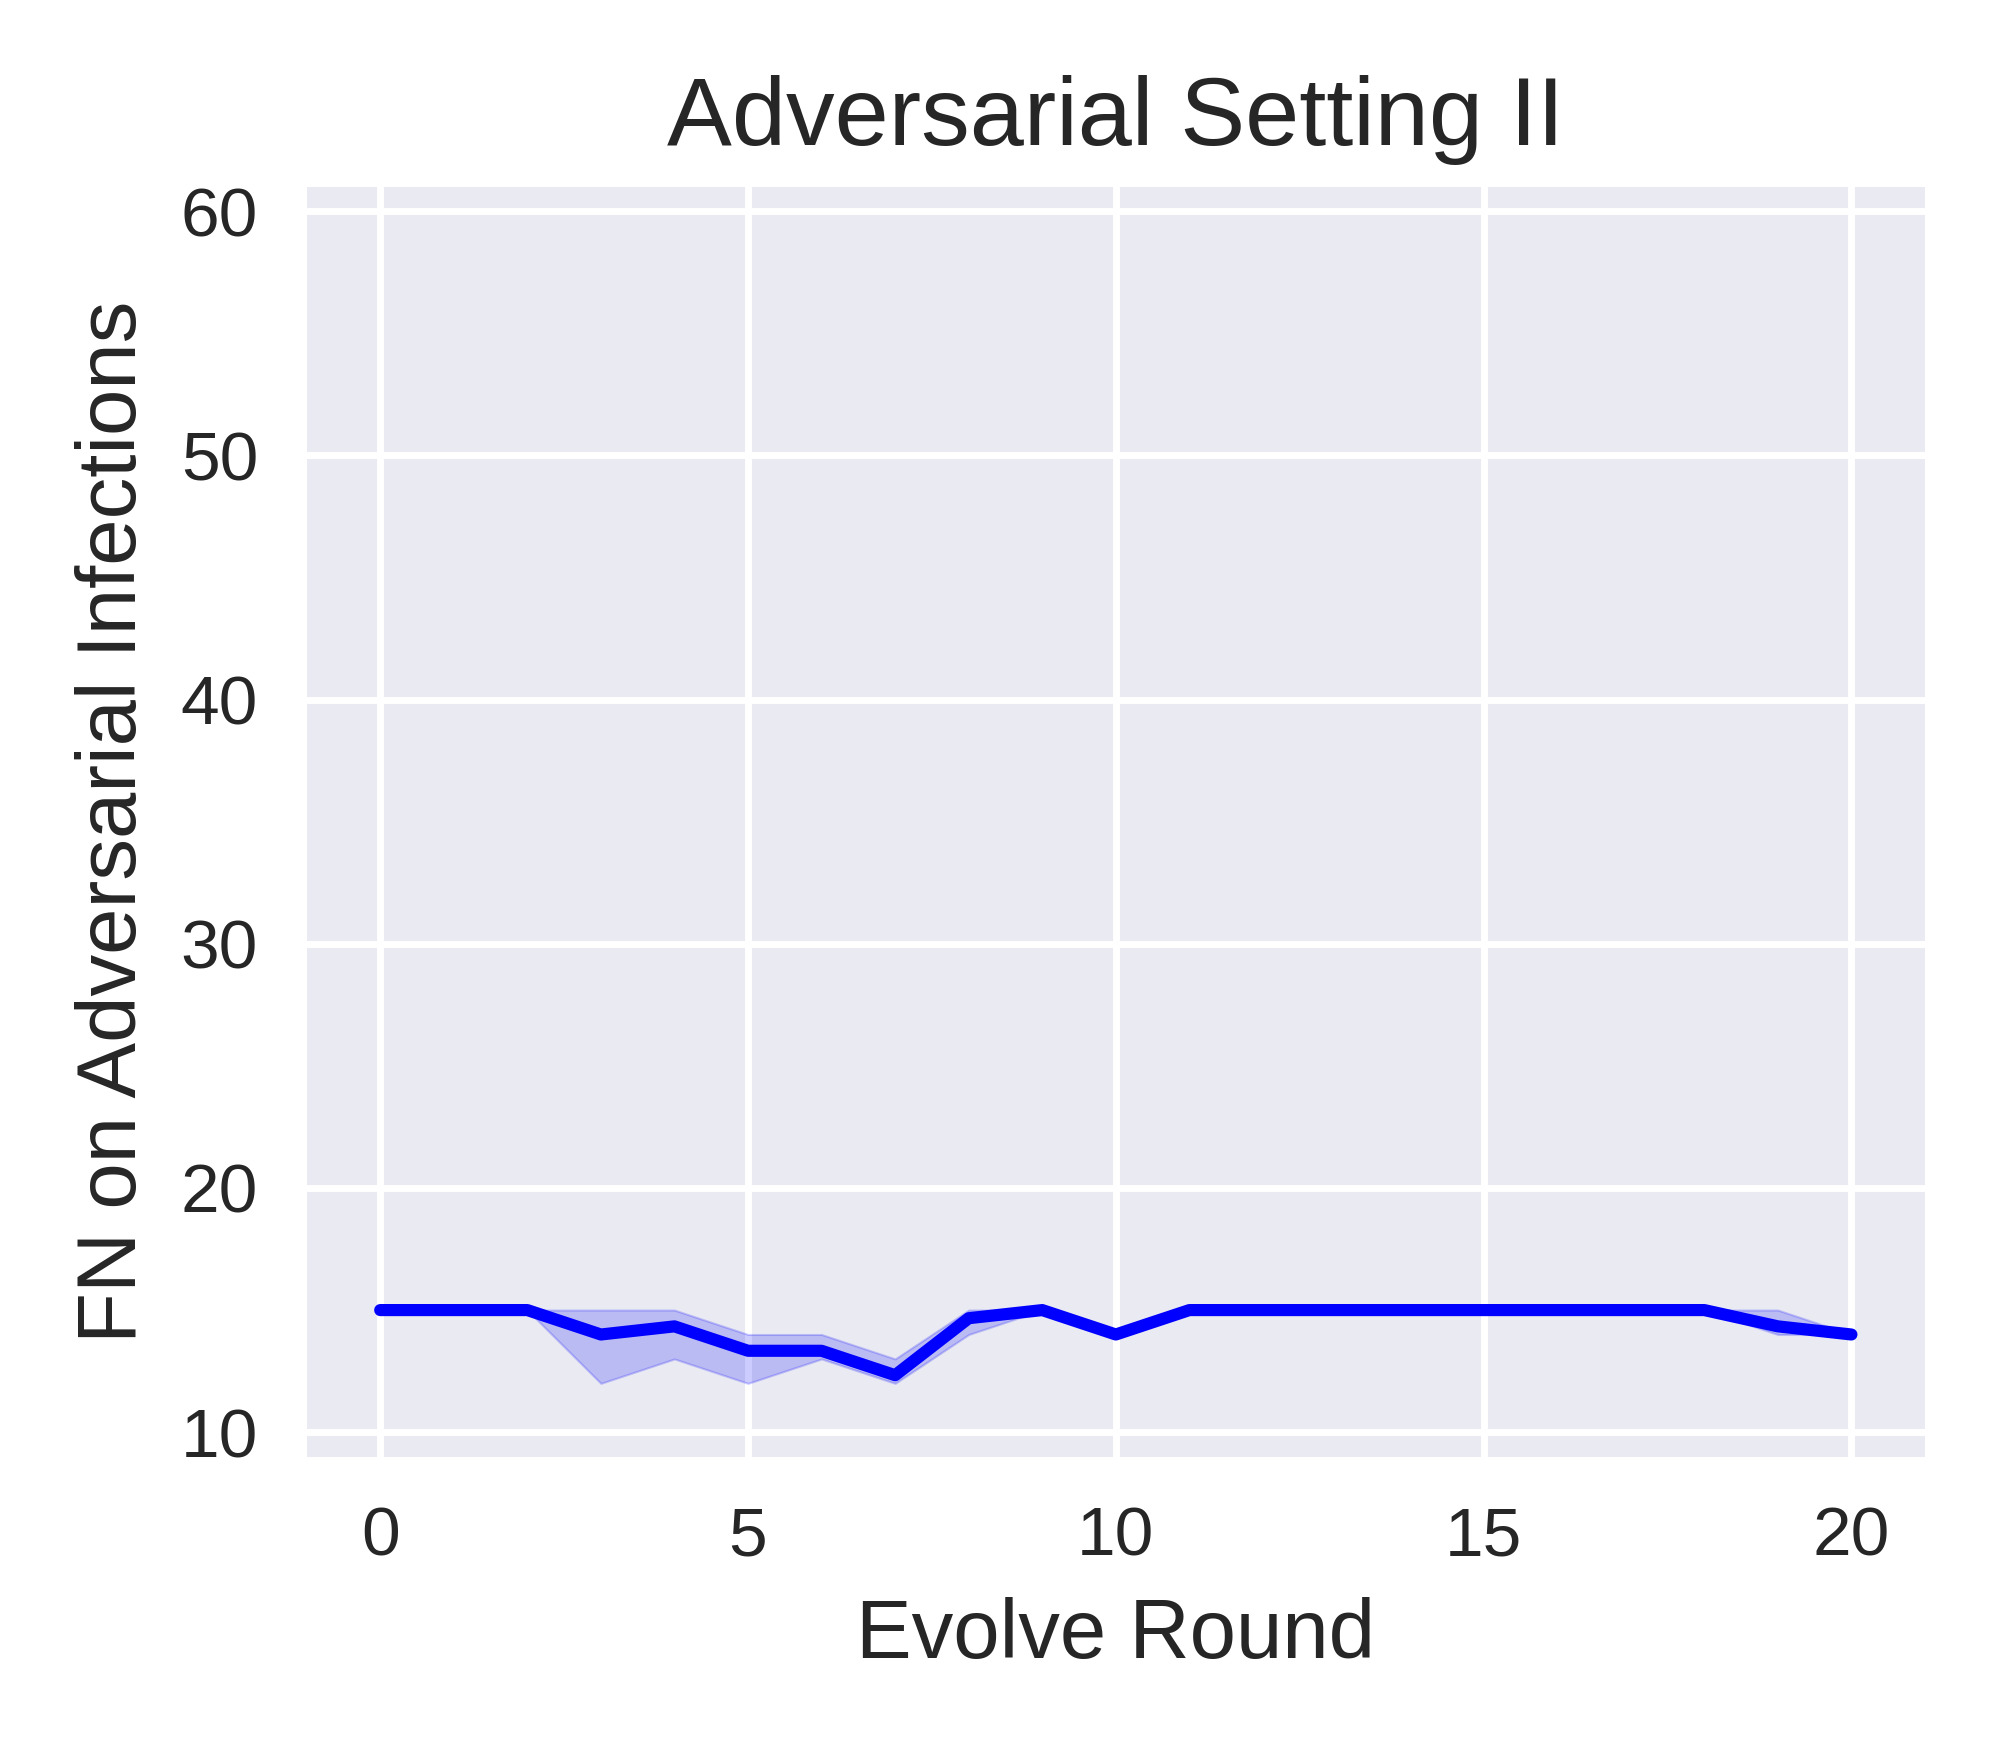

This chart was generated by the following Python code:
import matplotlib.pyplot as plt
import pandas as pd
import seaborn as sns

advset2_rounds20_FN_on_advmal_file = pd.read_csv('adv_test_FN_list_advset2_round20_seed012.csv')
advset2_rounds20_FN_on_advmal_df = pd.DataFrame(advset2_rounds20_FN_on_advmal_file)

advset2_rounds20_FN_on_advmal_seed_0_df = advset2_rounds20_FN_on_advmal_df.drop(columns=['seed1','seed2'])  
advset2_rounds20_FN_on_advmal_seed_0_df.rename(columns={'seed0': 'FN'}, inplace=True)

advset2_rounds20_FN_on_advmal_seed_1_df = advset2_rounds20_FN_on_advmal_df.drop(columns=['seed0','seed2'])  
advset2_rounds20_FN_on_advmal_seed_1_df.rename(columns={'seed1': 'FN'}, inplace=True)

advset2_rounds20_FN_on_advmal_seed_2_df = advset2_rounds20_FN_on_advmal_df.drop(columns=['seed0','seed1'])  
advset2_rounds20_FN_on_advmal_seed_2_df.rename(columns={'seed2': 'FN'}, inplace=True)

print("advset2_rounds20_FN_on_advmal_df:\n",advset2_rounds20_FN_on_advmal_df)  
print("advset2_rounds20_FN_on_advmal_seed_0_df:\n",advset2_rounds20_FN_on_advmal_seed_0_df)  
print("advset2_rounds20_FN_on_advmal_seed_1_df:\n",advset2_rounds20_FN_on_advmal_seed_1_df)  
print("advset2_rounds20_FN_on_advmal_seed_2_df:\n",advset2_rounds20_FN_on_advmal_seed_2_df)  



advset2_rounds20_FN_on_advmal_merge_df = pd.concat([advset2_rounds20_FN_on_advmal_seed_0_df, advset2_rounds20_FN_on_advmal_seed_1_df, advset2_rounds20_FN_on_advmal_seed_2_df])
# advset2_rounds20_FN_on_advmal_merge_df = pd.concat([advset2_rounds20_FN_on_advmal_df, advset2_rounds20_FN_on_advmal_df, advset2_rounds20_FN_on_advmal_df])

print("advset2_rounds20_FN_on_advmal_merge_df:\n",advset2_rounds20_FN_on_advmal_merge_df)  

advset2_rounds20_FN_on_advmal_merge_df = advset2_rounds20_FN_on_advmal_merge_df.reset_index(drop=True)

print("advset2_rounds20_FN_on_advmal_merge_df:\n",advset2_rounds20_FN_on_advmal_merge_df)  


# sns.set_theme(style="darkgrid")
plt.style.use('seaborn') 
# plt.style.use('default') 
# plt.style.use('seaborn-deep') 

# plt.figure(figsize=(4, 3.5), dpi=500)
_, ax = plt.subplots(nrows=1, ncols=1, figsize=(4, 3.5), tight_layout=True, dpi=500) #dpi=100 分辨率


sns_plot=sns.lineplot(data=advset2_rounds20_FN_on_advmal_merge_df, x='round', y='FN', color='b')
ax.set_xlabel('Evolve Round', fontsize=12)
ax.set_ylabel('FN on Adversarial Infections', fontsize=12)
ax.set_title('Adversarial Setting II', fontsize=14); 
plt.ylim(9, 61)

savepath = f'/home/huan1932/ARIoTEDef/drawfigure/advset2/round20/FN-on-adv'
savename = f'line-shadow-figure-advset2-round20-FN-on-adv-seed012'
plt.savefig(fname=f'{savepath}/{savename}.png',dpi=500)
plt.close   
